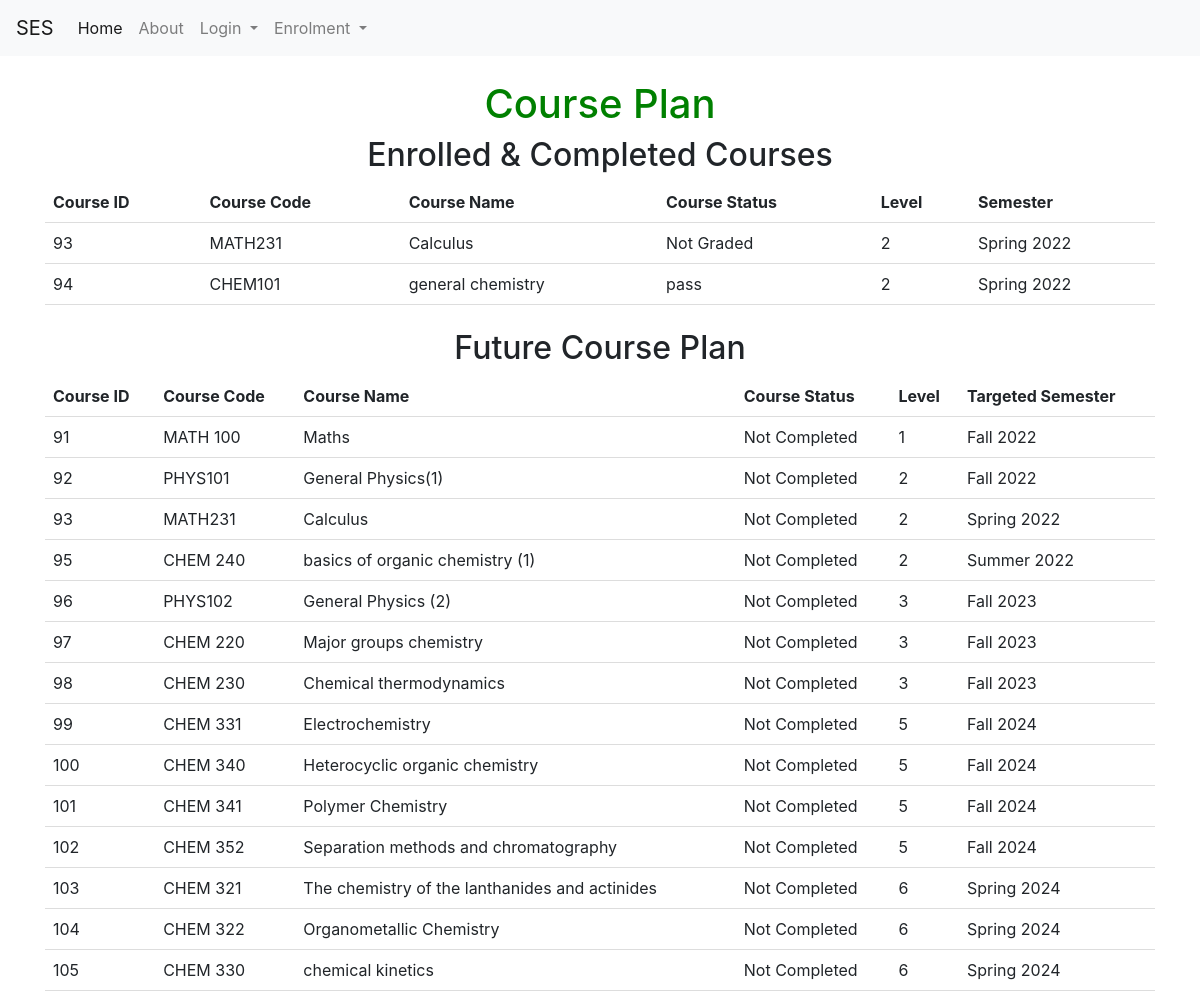
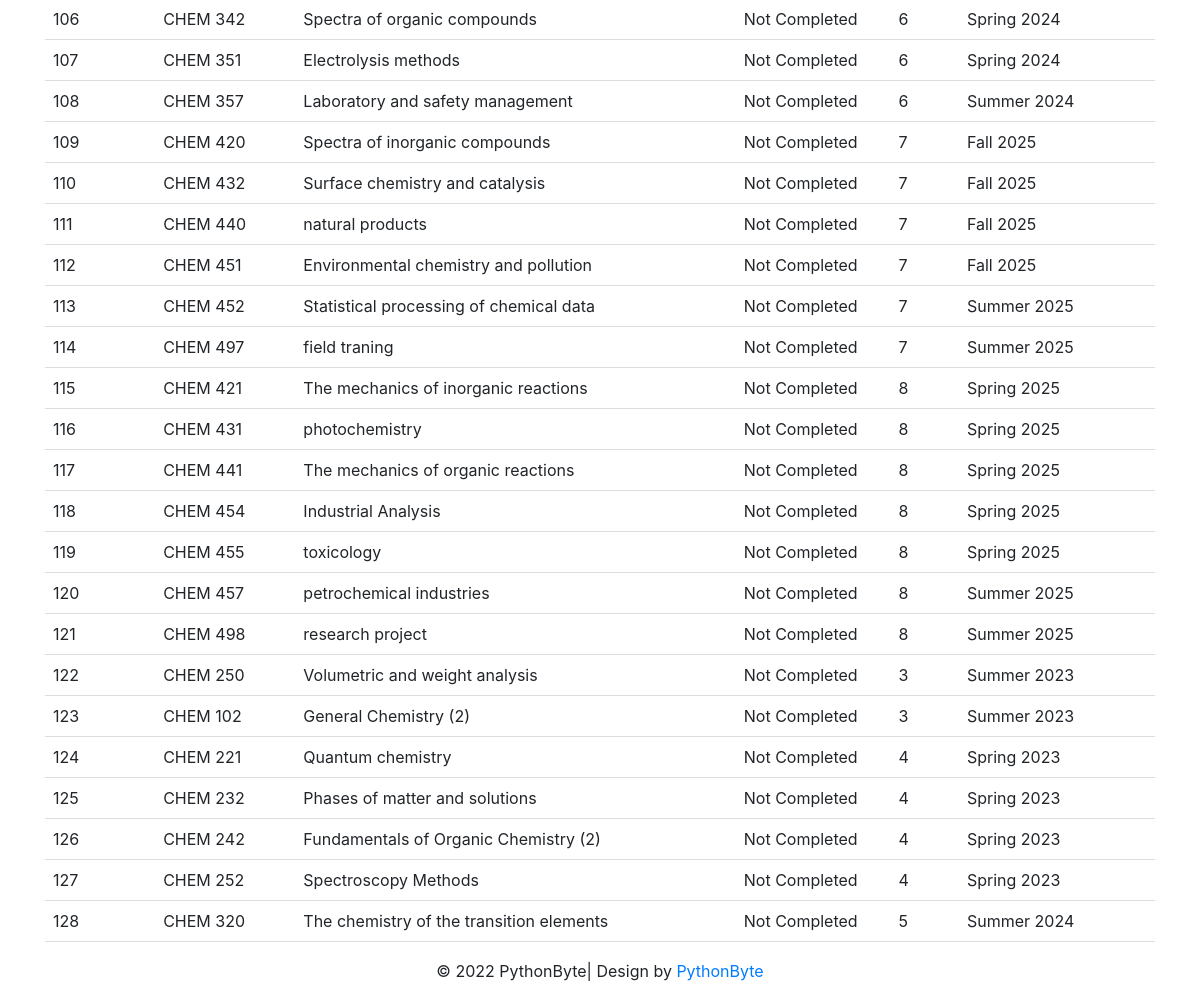
Screenshot of /course_plan (signed in) with the database file from the repository (2 pictures, top to bottom).
### tables this page shows
CREATE TABLE semester (sem_id INTEGER PRIMARY KEY, sem_dec VARCHAR);

CREATE TABLE course (course_id INTEGER NOT NULL PRIMARY KEY AUTOINCREMENT UNIQUE, course_name [nchar] (10), course_descr [nchar] (10), course_code [nchar] (10), dep_id [int], plan_id [int], level_id [int], credit INTEGER, Day_id REFERENCES Day (Day_id), fromT TIME, toT TIME, loc_id INTEGER, SEM INTEGER DEFAULT (223), lec_id INTEGER);

### course_plan.py (the view)
@course_planb.route('/course_plan', methods=['GET', 'POST'])
def course_plan():
                con = sqlite3.connect("instance/db.sqlite")
                cur = con.cursor()
                user_id = current_user.id
                cur.execute("SELECT * FROM studen_course_info where user_id = '%s'" % (user_id))
                Completed = cur.fetchall()
                cur.execute("""select course.course_id,course.course_code,course.course_name, 'Not Completed' as complete , course.level_id, semester.sem_dec from course

join semester on semester.sem_id = course.SEM
where course.dep_id in (select dep_id from user where id =?) and course.course_id not in (select course_id from time_table where complete = 1 and user_id = ?)""", (user_id,user_id))
                NotCompleted = cur.fetchall()
                con.commit()
                con.close()
                return render_template('course_plan.html', idd = current_user.id,name= current_user.name,NotCompleted=NotCompleted,Completed=Completed)

### templates/course_plan.html (shortened to what this page needs)
{% extends "base.html" %}
{% block content %}
  <h1>Course Plan</h1>
  <form method="post" action="/course_plan">
    <h2>Enrolled & Completed Courses </h2>
    <table id="table_to_highlight" style="width:100%">
      <thead>
        <tr>
          <th>Course ID</th>
          <th>Course Code</th>
          <th>Course Name</th>
          <th>Course Status</th>
          <th>Level</th>
          <th>Semester</th>
        </tr>
        </thead>
        <tbody>
         {% for row in Completed %}
                <tr>
                    <td>{{row[0]}}</td>
                    <td>{{row[1]}}</td>
                    <td>{{row[2]}}</td>
                    <td>{{row[3]}}</td>
                    <td>{{row[4]}}</td>
                    <td>{{row[5]}}</td>
                </tr>
            {% endfor %}
        </tbody>
    </table>
    <h2>Future Course Plan</h2>
    <table id="table_to_highlight" style="width:100%">
        <thead>
          <tr>
            <th>Course ID</th>
            <th>Course Code</th>
            <th>Course Name</th>
            <th>Course Status</th>
            <th>Level</th>
            <th>Targeted Semester</th>
          </tr>
          </thead>
          <tbody>
           {% for row in NotCompleted %}
                  <tr>
                      <td>{{row[0]}}</td>
                      <td>{{row[1]}}</td>
                      <td>{{row[2]}}</td>
                      <td>{{row[3]}}</td>
                      <td>{{row[4]}}</td>
                      <td>{{row[5]}}</td>
                  </tr>
              {% endfor %}
          </tbody>
      </table>
</form>
{% endblock %}

### templates/course_plan.html (style rules this page uses)
body { text-align: center; }
h1 { color: green; }
table { border-collapse: collapse; width: 100%; }
th, td { padding: 8px; text-align: left; border-bottom: 1px solid #ddd; }

### rows the page displays
semester: course_id "93", course_code "MATH231", course_name "Calculus", row "Not Graded", level_id "2", sem_dec "Spring 2022", course_id "94", course_code "CHEM101", course_name "general chemistry", row "pass"
course: course_id "91", course_code "MATH 100", course_name "Maths", row "Not Completed", level "1", sem_dec "Fall 2022"
course: course_id "92", course_code "PHYS101", course_name "General Physics(1)", row "Not Completed", level "2", sem_dec "Fall 2022"
course: course_id "93", course_code "MATH231", course_name "Calculus", row "Not Completed", level "2", sem_dec "Spring 2022"
course: course_id "95", course_code "CHEM 240", course_name "basics of organic chemistry (1)", row "Not Completed", level "2", sem_dec "Summer 2022"
course: course_id "96", course_code "PHYS102", course_name "General Physics (2)", row "Not Completed", level "3", sem_dec "Fall 2023"
course: course_id "97", course_code "CHEM 220", course_name "Major groups chemistry", row "Not Completed", level "3", sem_dec "Fall 2023"
course: course_id "98", course_code "CHEM 230", course_name "Chemical thermodynamics", row "Not Completed", level "3", sem_dec "Fall 2023"
course: course_id "99", course_code "CHEM 331", course_name "Electrochemistry", row "Not Completed", level "5", sem_dec "Fall 2024"
course: course_id "100", course_code "CHEM 340", course_name "Heterocyclic organic chemistry", row "Not Completed", level "5", sem_dec "Fall 2024"
course: course_id "101", course_code "CHEM 341", course_name "Polymer Chemistry", row "Not Completed", level "5", sem_dec "Fall 2024"
course: course_id "102", course_code "CHEM 352", course_name "Separation methods and chromatography", row "Not Completed", level "5", sem_dec "Fall 2024"
course: course_id "103", course_code "CHEM 321", course_name "The chemistry of the lanthanides and actinides", row "Not Completed", level "6", sem_dec "Spring 2024"
course: course_id "104", course_code "CHEM 322", course_name "Organometallic Chemistry", row "Not Completed", level "6", sem_dec "Spring 2024"
course: course_id "105", course_code "CHEM 330", course_name "chemical kinetics", row "Not Completed", level "6", sem_dec "Spring 2024"
course: course_id "106", course_code "CHEM 342", course_name "Spectra of organic compounds", row "Not Completed", level "6", sem_dec "Spring 2024"
course: course_id "107", course_code "CHEM 351", course_name "Electrolysis methods", row "Not Completed", level "6", sem_dec "Spring 2024"
course: course_id "108", course_code "CHEM 357", course_name "Laboratory and safety management", row "Not Completed", level "6", sem_dec "Summer 2024"
course: course_id "109", course_code "CHEM 420", course_name "Spectra of inorganic compounds", row "Not Completed", level "7", sem_dec "Fall 2025"
course: course_id "110", course_code "CHEM 432", course_name "Surface chemistry and catalysis", row "Not Completed", level "7", sem_dec "Fall 2025"
course: course_id "111", course_code "CHEM 440", course_name "natural products", row "Not Completed", level "7", sem_dec "Fall 2025"
course: course_id "112", course_code "CHEM 451", course_name "Environmental chemistry and pollution", row "Not Completed", level "7", sem_dec "Fall 2025"
course: course_id "113", course_code "CHEM 452", course_name "Statistical processing of chemical data", row "Not Completed", level "7", sem_dec "Summer 2025"
course: course_id "114", course_code "CHEM 497", course_name "field traning", row "Not Completed", level "7", sem_dec "Summer 2025"
course: course_id "115", course_code "CHEM 421", course_name "The mechanics of inorganic reactions", row "Not Completed", level "8", sem_dec "Spring 2025"
course: course_id "116", course_code "CHEM 431", course_name "photochemistry", row "Not Completed", level "8", sem_dec "Spring 2025"
course: course_id "117", course_code "CHEM 441", course_name "The mechanics of organic reactions", row "Not Completed", level "8", sem_dec "Spring 2025"
course: course_id "118", course_code "CHEM 454", course_name "Industrial Analysis", row "Not Completed", level "8", sem_dec "Spring 2025"
course: course_id "119", course_code "CHEM 455", course_name "toxicology", row "Not Completed", level "8", sem_dec "Spring 2025"
course: course_id "120", course_code "CHEM 457", course_name "petrochemical industries", row "Not Completed", level "8", sem_dec "Summer 2025"
course: course_id "121", course_code "CHEM 498", course_name "research project", row "Not Completed", level "8", sem_dec "Summer 2025"
course: course_id "122", course_code "CHEM 250", course_name "Volumetric and weight analysis", row "Not Completed", level "3", sem_dec "Summer 2023"
course: course_id "123", course_code "CHEM 102", course_name "General Chemistry (2)", row "Not Completed", level "3", sem_dec "Summer 2023"
course: course_id "124", course_code "CHEM 221", course_name "Quantum chemistry", row "Not Completed", level "4", sem_dec "Spring 2023"
course: course_id "125", course_code "CHEM 232", course_name "Phases of matter and solutions", row "Not Completed", level "4", sem_dec "Spring 2023"
course: course_id "126", course_code "CHEM 242", course_name "Fundamentals of Organic Chemistry (2)", row "Not Completed", level "4", sem_dec "Spring 2023"
course: course_id "127", course_code "CHEM 252", course_name "Spectroscopy Methods", row "Not Completed", level "4", sem_dec "Spring 2023"
course: course_id "128", course_code "CHEM 320", course_name "The chemistry of the transition elements", row "Not Completed", level "5", sem_dec "Summer 2024"
